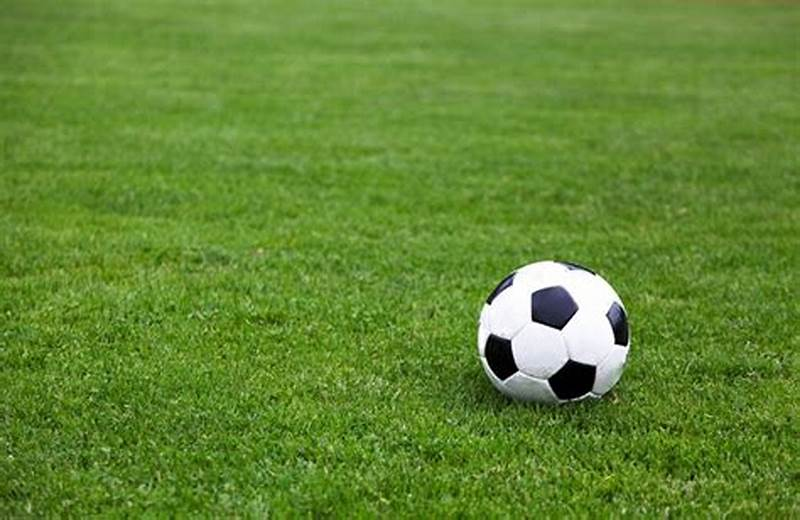
#> input picture ball_image.jpeg, 800 x 520 px
$ python main.py
#> lines starting #> are read from the running program, lines starting #| are printed output that depends on the picture; after the words box and inside, x2 and y2 are one past the last pixel; in counts of white or black regions, pixels touching at a corner belong together
import cv2
import numpy as np
img=cv2.imread("ball_image.jpeg",1)
#> img is the input picture: shape (520, 800, 3); mean B, G, R 50.8, 134.9, 98.6
# function get you coordinate of mouse
"""def click_event(event,x,y,flag,param):
    if event==cv2.EVENT_LBUTTONDOWN:
        font=cv2.FONT_HERSHEY_SCRIPT_SIMPLEX
        text=str(x)+" ,"+str(y)
        cv2.putText(img,text,(x,y),font,1,(255,0,0),3)
        cv2.imshow("frame",img)"""

ball=img[259:410, 465:634] #y1:y2   x1:x2
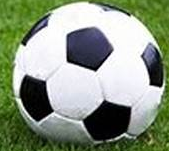
#> ball: shape (151, 169, 3); mean B, G, R 129.5, 149.9, 138
img[161:312 , 68:237]=ball #copy it in other coordinate
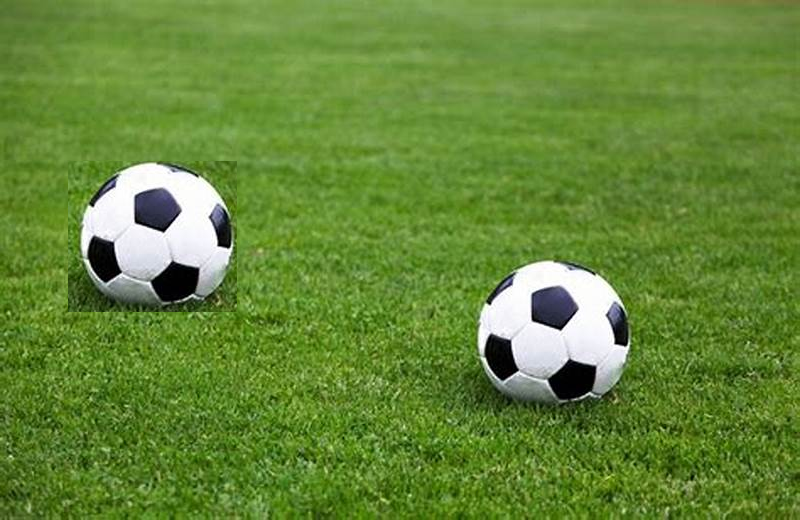
#> img: shape (520, 800, 3); 6.13% of pixels changed, all inside (x1, y1, x2, y2) = (68, 161, 237, 312)
cv2.imshow("frame",img)
#cv2.setMouseCallback("frame",click_event)
cv2.waitKey(0)
cv2.destroyAllWindows()
